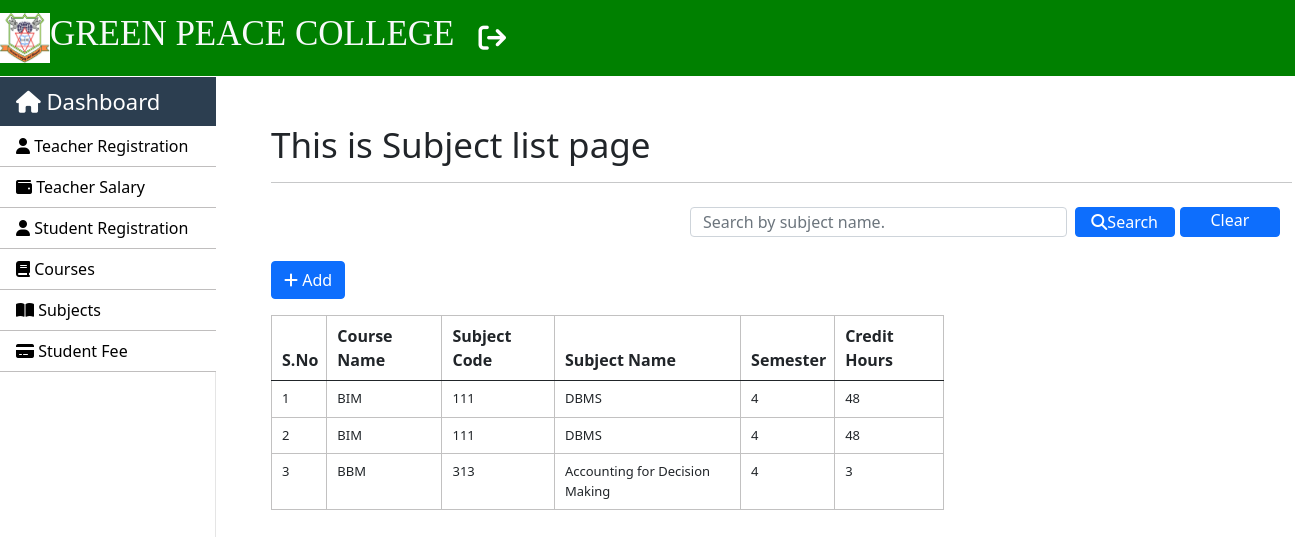
Screenshot of /subjects/index (signed in) with the database file from the repository.
### SMS/models.py (models this page shows, shortened)
class Subject(models.Model):
    subject_code = models.IntegerField()
    subject_name = models.CharField(max_length=250)
    semester = models.IntegerField()
    credit_hours = models.IntegerField()
    course_code = models.ForeignKey(Course, on_delete=models.CASCADE)
    class Meta:
        db_table = "subject"

class Course(models.Model):
    course_code = models.IntegerField()
    course_name = models.CharField(max_length=250)
    semester_or_year = models.CharField(max_length=250)
    no_of_year = models.CharField(max_length=250)
    def __str__(self):
        return self.course_name
    class Meta:
        db_table = "course"

### SMS/views.py (the view)
# urls.py: path("subjects/index",views.subjects_index, name = 'index-subject')
@login_required(login_url='login')
def subjects_index(request):
    subject_list = Subject.objects.all()
    context = {"data": subject_list}
    if request.method == "POST":
        search = request.POST.get('search')
        subjects = Subject.objects.filter(subject_name__icontains=search)
        context = {"data": subjects}
        return render(request, 'subjects/subject_index.html', context)
    return render(request, 'subjects/subject_index.html', context)

### templates/subjects/subject_index.html (shortened to what this page needs)
{% extends 'layouts/master.html' %}
{% block custom_css %}
<link rel="stylesheet" href="https://cdnjs.cloudflare.com/ajax/libs/font-awesome/6.3.0/css/all.min.css"/>
{% endblock %}
{% block content %}
<div class="container mt-5">
    <h1>This is Subject list page</h1>
    <hr>
    <nav class="navbar bg-body-tertiary">
        <div class="container-fluid">
              <form class="d-flex" role="search" action="{% url 'index-subject' %}" method="POST">
                <input style="height: 30px;" class="form-control me-2" type="text" name="search" placeholder="Search by subject name." aria-label="Search">
                <button class="btn btn-primary mb-3 mr-3" type="submit" style="height:30px; width: 160px; padding: 0px;"><i class="fa-solid fa-search"></i>Search</button>
                <a href="{% url 'index-subject' %}" class="btn btn-primary mb-3 ml-2"  style="height:30px; width: 160px; padding: 0px; margin-left: 5px;">Clear</a>
              </form>
        </div>
    </nav>
    <a href="{% url 'add-subject' %}" class="btn btn-primary mb-3"><i class="fa-solid fa-plus"></i> Add</a>
    <div class="row">
        <div class="col-8">
            <table class="table table-striped-columns table-hover">
                <thead>
                    <tr>
                        <th>S.No</th>
                        <th>Course Name</th>
                        <th>Subject Code</th>
                        <th>Subject Name</th>
                        <th>Semester</th>
                        <th>Credit Hours</th>
                    </tr>
                </thead>
                <tbody>
                    {% for val in data %}
                    <tr>
                        <td>{{ forloop.counter }}</td>
                        <td>{{ val.course_code }}</td>
                        <td>{{ val.subject_code }}</td>
                        <td>{{ val.subject_name }}</td>
                        <td>{{ val.semester }}</td>
                        <td>{{ val.credit_hours }}</td>
                    </tr>
                    {% endfor %}
                </tbody>
            </table>
        </div>
    </div>
</div>
{% endblock %}

### static/css/style.css (style rules this page uses)
h1 { font-size: 35px; }
.table-elements tr, td, th { font-size: 13px; border: 1px solid rgb(194, 193, 193); padding-left: 10px !important; }
.table-font-for-transcript td, th { font-size: 16px !important; }

### rows the page displays
Subject: course_code "BIM", subject_code "111", subject_name "DBMS", semester "4", credit_hours "48"
Subject: course_code "BIM", subject_code "111", subject_name "DBMS", semester "4", credit_hours "48"
Subject: course_code "BBM", subject_code "313", subject_name "Accounting for Decision Making", semester "4", credit_hours "3"
